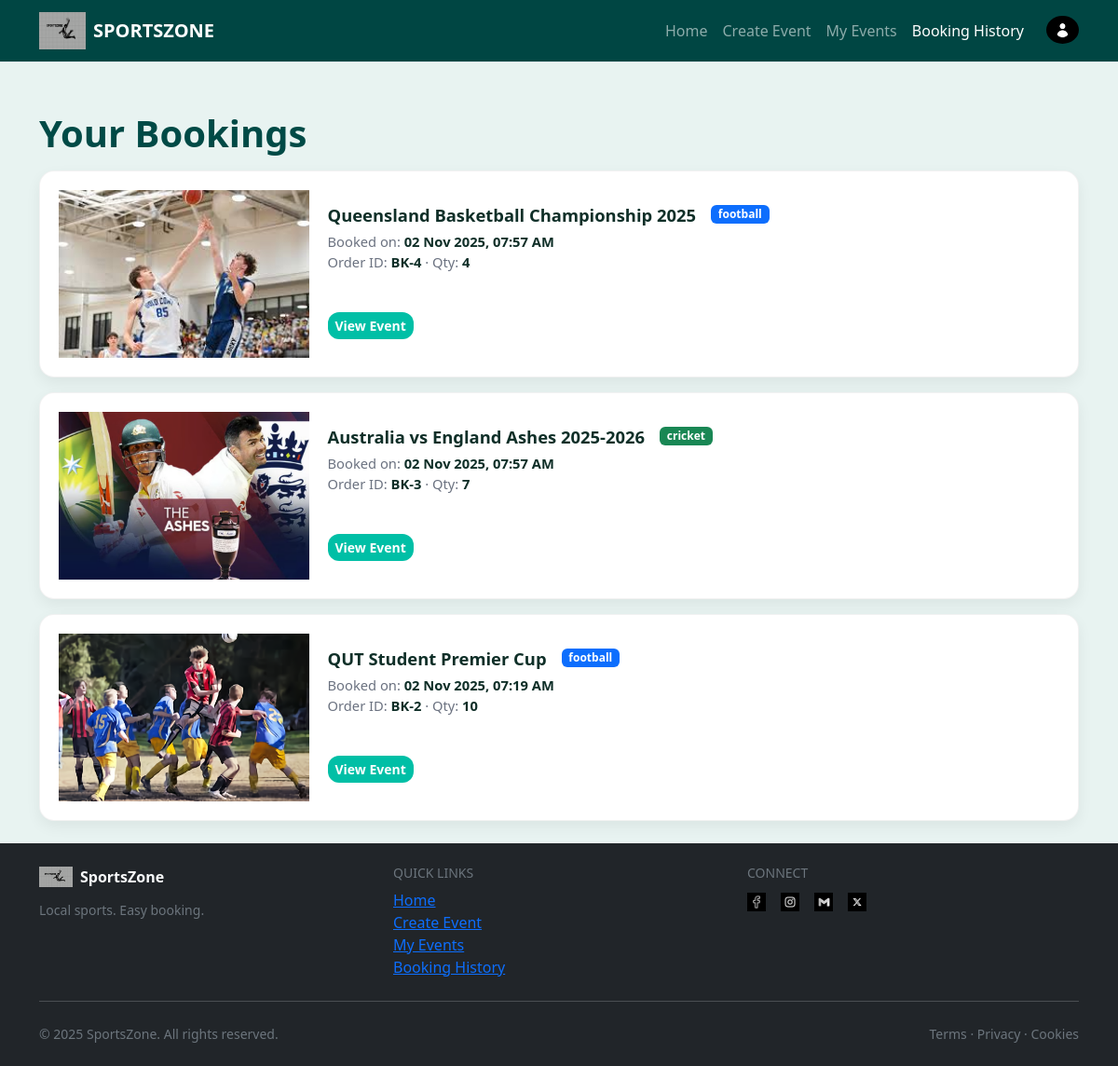
Page /booking (signed in) on the committed database.
### SportsZone/models.py (models this page shows, shortened)
class Booking(db.Model):
    __tablename__ = "bookings"
    id = db.Column(db.Integer, primary_key=True)
    user_id = db.Column(db.Integer, db.ForeignKey("users.id"), nullable=False)
    event_id = db.Column(db.Integer, db.ForeignKey("events.id"), nullable=False)
    booking_date = db.Column(db.DateTime, default=datetime.utcnow, nullable=False)
    booking_quantity = db.Column(db.Integer, nullable=False)
    order_code = db.Column(db.String(32), index=True)  # e.g., "BK-123" after insert

class Event(db.Model):
    __tablename__ = "events"
    id = db.Column(db.Integer, primary_key=True)
    user_id = db.Column(db.Integer, db.ForeignKey("users.id"), nullable=False)  # creator/owner
    venue_id = db.Column(db.Integer, db.ForeignKey("venues.id"))
    sports_type = db.Column(db.String(64), index=True)  # Football, Basketball, etc.
    event_title = db.Column(db.String(256), nullable=False)
    home_team_name = db.Column(db.String(64))
    away_team_name = db.Column(db.String(64))
    event_image = db.Column(db.String(256))  # filename in /static/img
    description = db.Column(db.Text)
    start_datetime = db.Column(db.DateTime, default=datetime.utcnow, nullable=False)
    end_datetime = db.Column(db.DateTime)
    status = db.Column(db.String(32), index=True, default="Open", nullable=False)
    total_tickets = db.Column(db.Integer, default=120, nullable=False)
    tickets_sold = db.Column(db.Integer, default=0, nullable=False)
    ticket_price = db.Column(db.Float, default=0.0, nullable=False)
    comments = db.relationship(
        "Comment", backref="event", lazy=True, cascade="all, delete-orphan"
    )
    bookings = db.relationship(
        "Booking", backref="event", lazy=True, cascade="all, delete-orphan"
    )

### SportsZone/views.py (the view)
@main_bp.route("/booking", methods=["GET"], endpoint="booking")
@login_required
def booking():
    rows = (
        db.session.query(Booking, Event, Venue)
        .filter(Booking.user_id == current_user.id)
        .join(Event, Booking.event_id == Event.id, isouter=True)
        .join(Venue, Event.venue_id == Venue.id, isouter=True)
        .order_by(Booking.booking_date.desc())
        .all()
    )
    orders = []
    for b, e, v in rows:
        orders.append(
            {
                "order_code": f"BK-{b.id}",
                "booked_at": b.booking_date.strftime("%d %b %Y, %I:%M %p")
                if b.booking_date
                else "",
                "quantity": b.booking_quantity or 1,
                "event_id": e.id if e else None,
                "event_title": (e.event_title or f"{e.home_team_name} vs {e.away_team_name}")
                if e
                else "Unknown Event",
                "image": e.event_image if e else None,
                "sport": e.sports_type if e else "",
            }
        )
    return render_template("booking.html", title="Booking History", orders=orders)

### SportsZone/templates/booking.html (shortened to what this page needs)
{% extends "base.html" %}
{% block body %}
<div class="bookings-page">
  <h1 class="page-title">Your Bookings</h1>
  {% if orders and orders|length > 0 %}
    <div class="row g-3">
      {% set color_map = {
        'football':'primary','Football':'primary',
        'basketball':'warning','Basketball':'warning',
        'cricket':'success','Cricket':'success',
        'tennis':'secondary','Tennis':'secondary'
      } %}
      {% for o in orders %}
        <div class="col-12">
          <article class="booking-card">
            <div class="row g-0 align-items-stretch">
              <div class="col-12 col-md-3">
                <div class="thumb-wrap">
                  {% if o.image %}
                    <img class="thumb" src="{{ url_for('static', filename='img/' ~ o.image) }}" alt="{{ o.event_title }}">
                  {% else %}
                    <div class="thumb-fallback">{{ (o.event_title or 'E')[:1] }}</div>
                  {% endif %}
                </div>
              </div>
              <div class="col-12 col-md-9">
                <div class="body">
                  <div class="d-flex align-items-start flex-wrap gap-2">
                    <h2 class="title">{{ o.event_title }}</h2>
                    <span class="badge text-bg-{{ color_map.get(o.sport, 'secondary') }} sport-badge">
                      {{ o.sport or 'event' }}
                    </span>
                  </div>
                  <div class="meta">
                    <div>Booked on: <b>{{ o.booked_at }}</b></div>
                    <div>
                      Order ID: <b>{{ o.order_code }}</b>
                      {% if o.quantity %} · Qty: <b>{{ o.quantity }}</b>{% endif %}
                    </div>
                  </div>
                  <div class="spacer"></div>
                  <div class="actions d-flex gap-2">
                    <a href="{{ url_for('main.view_event', event_id=o.event_id) }}" class="btn btn-primary btn-sm">
                      View Event
                    </a>
                  </div>
                </div>
              </div>
            </div>
          </article>
        </div>
      {% endfor %}
    </div>
  {% else %}
    <div class="alert alert-info">
      You haven’t booked any events yet.
      <a href="{{ url_for('main.index') }}" class="alert-link">Browse events</a>.
    </div>
  {% endif %}
</div>
{% endblock %}

### SportsZone/static/style.css (style rules this page uses)
body { background-color: #E8F3F1; color: #0F2F28; }
.btn-primary { background-color: #00A896; border-color: #00A896; }
.booking-card { background: #fff; border: 1px solid rgba(0,0,0,.06); border-radius: 16px; box-shadow: 0 16px 32px rgba(0,0,0,.12); padding: 1.25rem; }
.bookings-page { padding-top: .75rem; }
.bookings-page .page-title { font-weight: 800; color: #004a46; margin-bottom: 1rem; }
.bookings-page .booking-card { border: 1px solid rgba(0,0,0,.05); border-radius: 16px; overflow: hidden; background: #ffffff; box-shadow: 0 6px 16px rgba(0,0,0,.06); transition: transform .18s ease, box-shadow .18s ease; }
.bookings-page .thumb-wrap { position: relative; min-height: 180px; background: #eaf7f5; }
.bookings-page .thumb { position: absolute; inset: 0; width: 100%; height: 100%; object-fit: cover; }
.bookings-page .body { padding: 1rem 1.25rem 1.25rem; display: flex; flex-direction: column; height: 100%; }
.bookings-page .title { font-size: 1.15rem; font-weight: 800; margin: 0; color: #0f2f28; }
.bookings-page .meta { margin-top: .35rem; color: #6b7280; font-size: .92rem; }
.bookings-page .meta b { color: #0f2f28; }
.bookings-page .spacer { flex: 1 1 auto; }
.bookings-page .actions .btn { border-radius: 12px; font-weight: 600; }
.bookings-page .btn-primary { background: #00bfa6; border: none; }
.bookings-page .sport-badge { margin-left: .5rem; font-weight: 700; text-transform: lowercase; }

### rows in the picture
Booking: event_image (picture), event_title "Queensland Basketball Championship 2025", sports_type "football", booked_at "02 Nov 2025, 07:57 AM", order_code "BK-4", quantity "4"
Booking: event_image (picture), event_title "Australia vs England Ashes 2025-2026", sports_type "cricket", booked_at "02 Nov 2025, 07:57 AM", order_code "BK-3", quantity "7"
Booking: event_image (picture), event_title "QUT Student Premier Cup", sports_type "football", booked_at "02 Nov 2025, 07:19 AM", order_code "BK-2", quantity "10"
